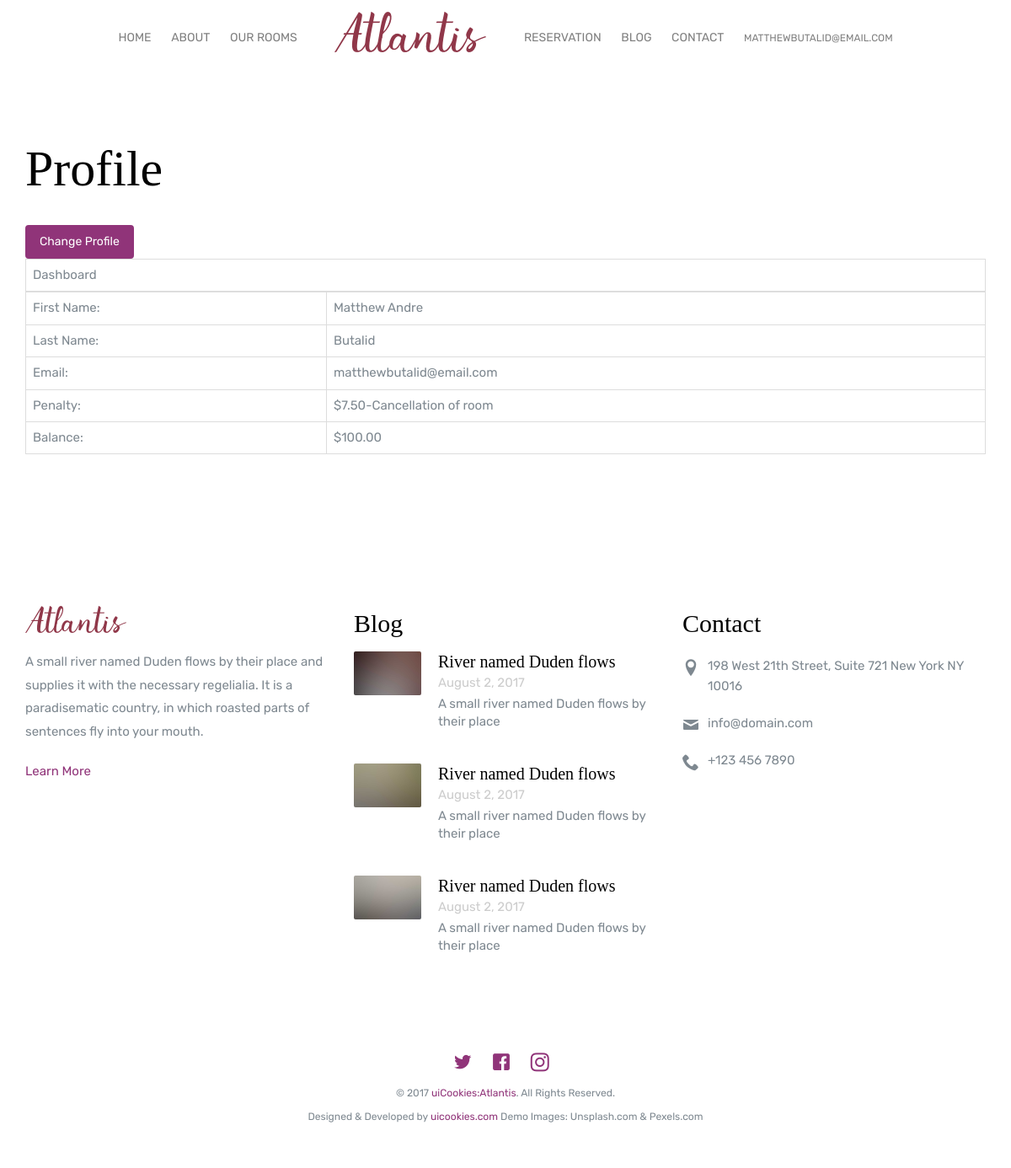
Page /profile.php (signed in) on the committed database.
### tables this page shows
CREATE TABLE `customer` (
  `id` int(11) NOT NULL,
  `fname` varchar(300) NOT NULL,
  `lname` varchar(300) NOT NULL,
  `email` varchar(300) NOT NULL,
  `password` varchar(300) NOT NULL
);

### profile.php (the view, shortened to what this page needs)
<?php
include('header.php');
?>
<?php
      $query = "SELECT * FROM customer WHERE id = '$userid'";
      $query_run = mysqli_query($connection, $query);
      foreach($query_run as $row)
      {
        $fname = $row['fname'];
        $lname = $row['lname'];
        $email = $row['email'];
      }
      $current_penalty = "SELECT SUM(amount) AS balance FROM penalty WHERE customer_id = '$userid'";
      $run_current = mysqli_query($connection, $current_penalty);
      foreach($run_current as $i)
      {
          $penalty = $i['balance'];
      }
      $current_balance = "SELECT SUM(amount_pay) AS balance FROM transaction WHERE customer_id = '$userid'";
      $run_current = mysqli_query($connection, $current_balance);
      foreach($run_current as $a)
      {
          $balance = $a['balance'];
      }
?>
<section class="probootstrap-section">
    <div class="container">
        <div class="row">
            <div class="col-md-12">
                <h1>Profile</h1>
                <button type="button" class="btn btn-primary" data-toggle="modal" data-target="#editInfo">
                Change Profile
                </button>
                <div class="table-responsive">
                    <table class="table table-bordered" id="dataTable" width="100" cellspacing="0" cellpadding="0">
                    <thead>
                        <tr>
                            <td colspan="5">Dashboard</td>
                        </tr>
                    </thead>
                    <tbody>
                        <tr>
                          <td>First Name:</td>
                          <td colspan="5"><?php echo "$fname"; ?></td>
                        </tr>
                        <tr>
                          <td>Last Name:</td>
                          <td colspan="5"><?php echo "$lname"; ?></td>
                        </tr>
                        <tr>
                          <td>Email:</td>
                          <td colspan="5"><?php echo "$email"; ?></td>
                        </tr>
                        <tr>
                            <td>Penalty: </td>
                            <td colspan="5"><?php echo "$".$penalty."-Cancellation of room"; ?></td>
                        </tr>
                        <tr>
                            <td>Balance: </td>
                            <td colspan="5"><?php echo "$".$balance; ?></td>
                        </tr>
                    </tbody>
                    </table>
                </div>
            </div>
        </div>
    </div>
</section>
<?php include('footer.php')?>

### rows in the picture
customer: fname "Matthew Andre", lname "Butalid", email "matthewbutalid@email.com"

### other values in the picture
$_SESSION['cusername'] "MATTHEWBUTALID@EMAIL.COM"
$penalty "7.50"
$balance "100.00"
